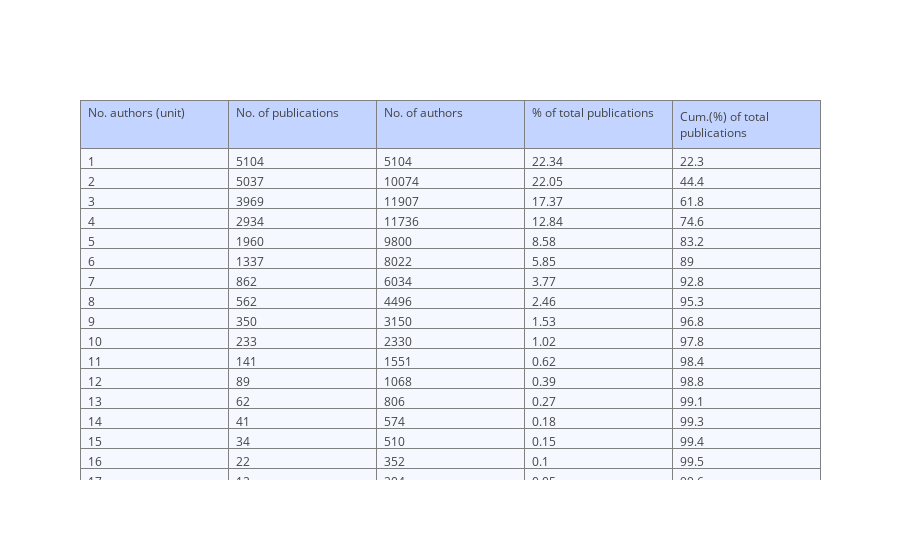
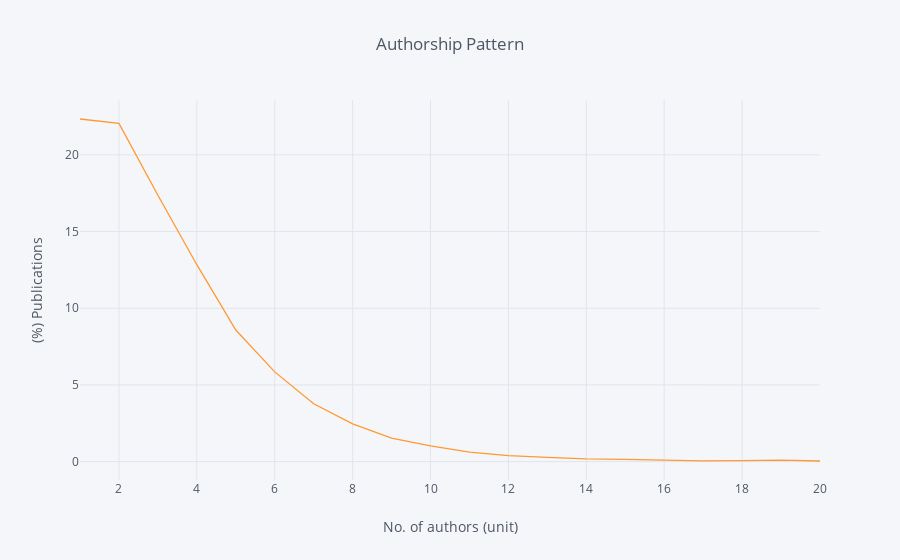

The notebook cell these images were saved under, in order:
### Markdown cell above
## Dynamics in Publication Networks

### Code cell
# plot authorship pattern
cutoff_unit = 20
visual.plot_authorship_ptrn(cutoff_unit)

### Figure 1 — Plotly figure (JSON) as saved in the notebook; plotly's stock layout.template omitted (floating-point values rounded to 4 significant figures)
{"data": [{"cells": {"align": ["left", "left", "left", "left", "left"], "fill": {"color": "#F5F8FF"}, "values": [[1, 2, 3, 4, 5, 6, 7, 8, 9, 10, 11, 12, 13, 14, 15, 16, 17, 18, 19, 20, ">20"], [5104, 5037, 3969, 2934, 1960, 1337, 862, 562, 350, 233, 141, 89, 62, 41, 34, 22, 12, 13, 22, 9, 52], [5104, 10074, 11907, 11736, 9800, 8022, 6034, 4496, 3150, 2330, 1551, 1068, 806, 574, 510, 352, 204, 234, 418, 180, 1805], [22.34, 22.05, 17.37, 12.84, 8.58, 5.85, 3.77, 2.46, 1.53, 1.02, 0.62, 0.39, 0.27, 0.18, 0.15, 0.1, 0.05, 0.06, 0.1, 0.04, 0.23], [22.3, 44.4, 61.8, 74.6, 83.2, 89, 92.8, 95.3, 96.8, 97.8, 98.4, 98.8, 99.1, 99.3, 99.4, 99.5, 99.6, 99.6, 99.7, 99.8, 100]]}, "header": {"align": ["left", "left", "left", "left", "left"], "fill": {"color": "#C2D4FF"}, "values": ["No. authors (unit)", "No. of publications", "No. of authors", "% of total publications", "Cum.(%) of total publications"]}, "type": "table", "uid": "5bb21b76-e2e2-4e4d-baa6-db11bb744fdf"}], "layout": {}}

### Figure 2 — Plotly figure (JSON) as saved in the notebook; plotly's stock layout.template omitted (floating-point values rounded to 4 significant figures)
{"data": [{"line": {"color": "rgba(255, 153, 51, 1.0)", "dash": "solid", "shape": "linear", "width": 1.3}, "mode": "lines", "name": "% of total publications", "text": "", "type": "scatter", "uid": "c2642dc2-e812-437b-9b30-109036c9b861", "x": [1, 2, 3, 4, 5, 6, 7, 8, 9, 10, 11, 12, 13, 14, 15, 16, 17, 18, 19, 20, ">20"], "y": [22.34, 22.05, 17.37, 12.84, 8.58, 5.85, 3.77, 2.46, 1.53, 1.02, 0.62, 0.39, 0.27, 0.18, 0.15, 0.1, 0.05, 0.06, 0.1, 0.04, 0.23]}], "layout": {"legend": {"bgcolor": "#F5F6F9", "font": {"color": "#4D5663"}}, "paper_bgcolor": "#F5F6F9", "plot_bgcolor": "#F5F6F9", "title": {"font": {"color": "#4D5663"}, "text": "Authorship Pattern"}, "xaxis": {"gridcolor": "#E1E5ED", "showgrid": true, "tickfont": {"color": "#4D5663"}, "title": {"font": {"color": "#4D5663"}, "text": "No. of authors (unit)"}, "zerolinecolor": "#E1E5ED"}, "yaxis": {"gridcolor": "#E1E5ED", "showgrid": true, "tickfont": {"color": "#4D5663"}, "title": {"font": {"color": "#4D5663"}, "text": "(%) Publications"}, "zerolinecolor": "#E1E5ED"}}}
